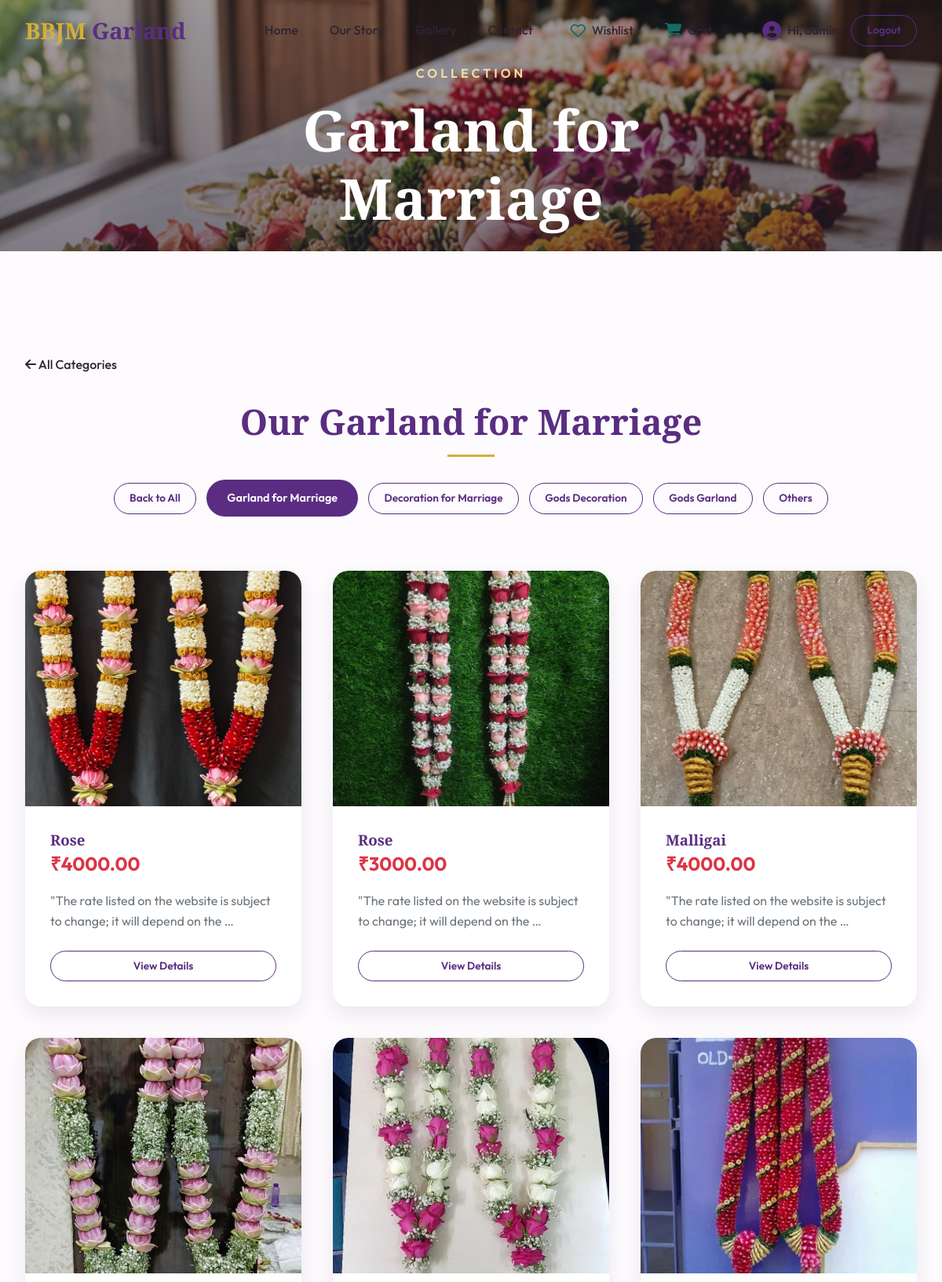
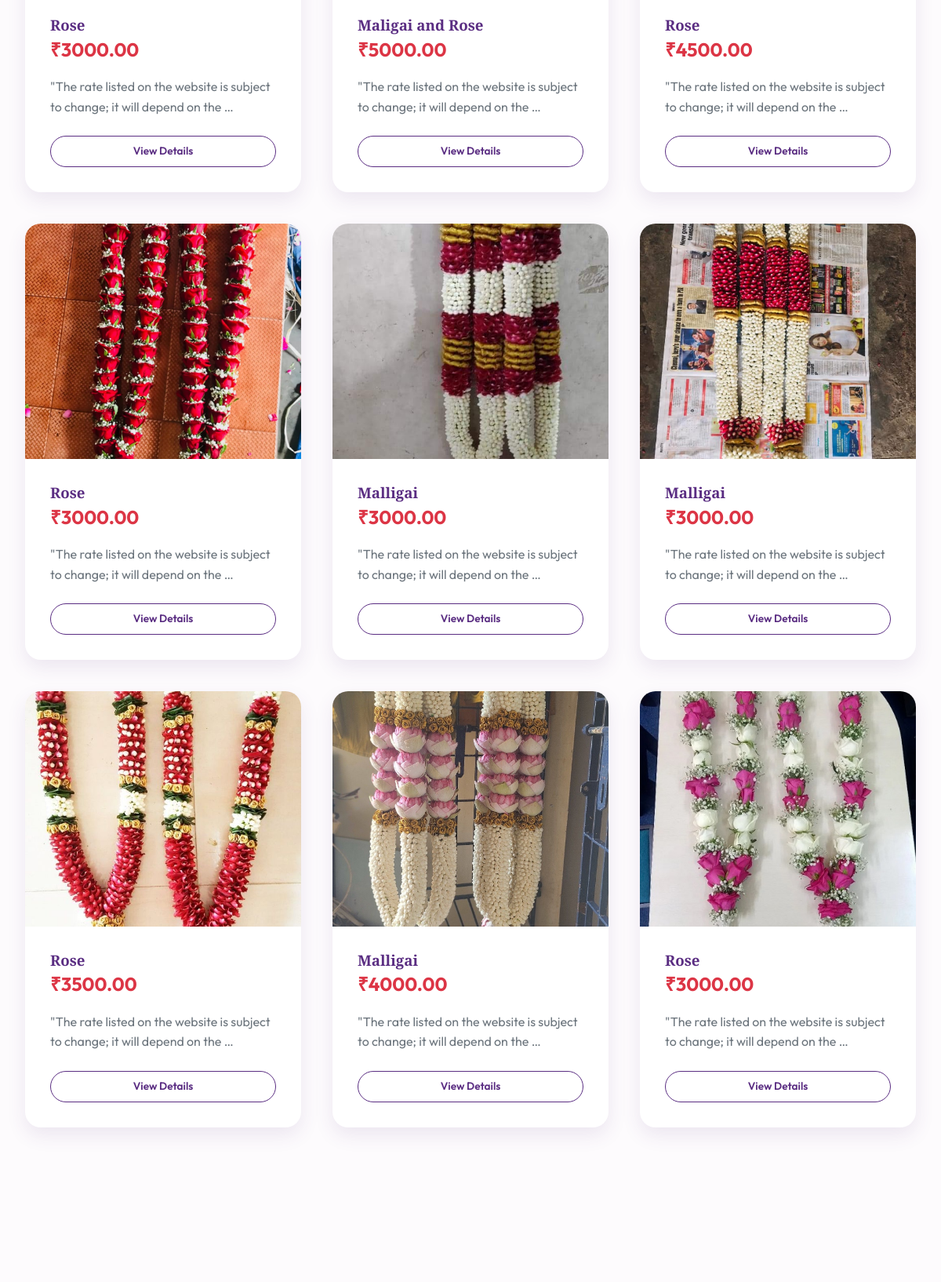
Screenshot of /category/garland/ (signed in, upper part) with the database file from the repository (2 pictures, top to bottom).
### app/models.py (models this page shows, shortened)
class Post(models.Model):
    CATEGORY_CHOICES = [
        ('garland', 'Garland for Marriage'),
        ('marriage', 'Decoration for Marriage'),
        ('gods', 'Gods Decoration'),
        ('gods_decoration', 'Gods Garland '),
        ('others', 'Others'),
    ]
    title = models.CharField(max_length=200)
    description = models.TextField()
    image = models.ImageField(upload_to='garlands/')
    category = models.CharField(max_length=20, choices=CATEGORY_CHOICES, default='garland')
    price = models.DecimalField(max_digits=10, decimal_places=2, default=0.00)
    created_at = models.DateTimeField(auto_now_add=True)

### app/views.py (the view)
# urls.py: path('category/<str:category>/', views.category_page, name='category_page'),
@login_required(login_url='login')
def category_page(request, category):
    posts = Post.objects.filter(category=category)
    category_choices = dict(Post.CATEGORY_CHOICES)
    category_name = category_choices.get(category, category)
    categories = Post.CATEGORY_CHOICES
    return render(request, 'user_page/category_page.html', {
        'posts': posts,
        'category': category,
        'category_name': category_name,
        'categories': categories,
    })

### app/context_processors.py (called while the page is built)
def user_orders(request):
    if request.user.is_authenticated:
        orders = Order.objects.filter(user=request.user).order_by('-created_at')
        return {'user_orders': orders}
    return {'user_orders': []}

### app/templates/user_page/category_page.html (shortened to what this page needs)
{% extends 'base.html' %}
{% load static %}
{% block content %}
<section class="hero" style="height: 40vh; min-height: 300px; clip-path: none;">
    <div class="hero-content">
        <span class="hero-subtitle">Collection</span>
        <h1>{{ category_name }}</h1>
    </div>
</section>
<section class="section-padding">
    <div class="container">
        <div class="breadcrumb" style="margin-bottom: 2rem;">
            <a href="{% url 'user_posts' %}#gallery" class="nav-link"><i class="fas fa-arrow-left"></i> All Categories</a>
        </div>
        <div class="section-header">
            <h2 class="section-title">Our {{ category_name }}</h2>
            <div class="filters" style="margin-top: 1.5rem;">
                <a href="{% url 'user_posts' %}#gallery" class="btn btn-outline-sm" style="margin: 5px;">Back to All</a>
                {% for cat_value, cat_name in categories %}
                    {% if cat_value == category %}
                        <a href="{% url 'category_page' cat_value %}#gallery" class="btn btn-primary-sm" style="margin: 5px;">{{ cat_name }}</a>
                    {% else %}
                        <a href="{% url 'category_page' cat_value %}#gallery" class="btn btn-outline-sm" style="margin: 5px;">{{ cat_name }}</a>
                    {% endif %}
                {% endfor %}
            </div>
        </div>
        {% if posts %}
        <div class="gallery-grid">
            {% for post in posts %}
            <article class="card">
                <div class="card-img-wrapper">
                    {% if post.image %}
                        <img src="{{ post.image.url }}" alt="{{ post.title }}">
                    {% else %}
                        <img src="https://images.unsplash.com/photo-1526047932273-341f2a7631f9?w=500" alt="Garland Placeholder">
                    {% endif %}
                </div>
                <div class="card-body">
                    <h3>{{ post.title }}</h3>
                    <p class="card-price">₹{{ post.price }}</p>
                    <p style="color: var(--text-muted); margin-bottom: 1.5rem;">{{ post.description|truncatewords:15 }}</p>
                    <a href="{% url 'post_detail' post.id %}" class="btn btn-outline-sm" style="width: 100%;">View Details</a>
                </div>
            </article>
            {% endfor %}
        </div>
        {% else %}
        <div style="text-align: center; padding: 4rem 0;">
            <i class="fas fa-cloud-sun" style="font-size: 3rem; color: var(--accent-soft); margin-bottom: 1.5rem;"></i>
            <p>We are currently designing new {{ category_name }} options. Please check back later!</p>
        </div>
        {% endif %}
    </div>
</section>
{% endblock %}

### app/templates/base.html (shortened to what this page needs)
{% load static %}
<!DOCTYPE html>
<html lang="en">
<head>
    <link rel="stylesheet" href="https://cdnjs.cloudflare.com/ajax/libs/font-awesome/6.4.0/css/all.min.css">
    <link rel="stylesheet" href="{% static 'css/style.css' %}?v={% now 'U' %}">
</head>
<body>
    <header class="main-header">
        <nav class="glass-nav">
            <div class="nav-container">
                <a href="{% url 'user_posts' %}" class="logo">
                    <span class="logo-accent">BBJM</span> Garland
                </a>
                <ul class="nav-links">
                    <li><a href="{% url 'user_posts' %}#home" class="nav-link">Home</a></li>
                    <li><a href="{% url 'user_posts' %}#about" class="nav-link">Our Story</a></li>
                    <li><a href="{% url 'user_posts' %}#gallery" class="nav-link">Gallery</a></li>
                    <li><a href="{% url 'user_posts' %}#contact" class="nav-link">Contact</a></li>
                    <li class="nav-icons-group">
                        <a href="#" class="nav-icon-wrapper" onclick="openSidebar('wishlistSidebar'); return false;">
                            <i class="fa-regular fa-heart icon-img" style="color: #146c67;"></i>
                            <span class="icon-label">Wishlist</span>
                        </a>
                        <a href="#" class="nav-icon-wrapper" onclick="openSidebar('cartSidebar'); return false;">
                            <i class="fa-solid fa-cart-shopping icon-img" style="color: #146c67;"></i>
                            <span class="icon-label">Cart</span>
                        </a>
                    </li>
                    {% if user.is_authenticated %}
                    <li class="user-info" style="display: flex; align-items: center; gap: 0.5rem; margin-left: 1rem;">
                        <a href="#" onclick="openSidebar('userProfileSidebar'); return false;" style="display: flex; align-items: center; gap: 0.5rem; text-decoration: none; color: inherit;">
                            <i class="fa-solid fa-circle-user" style="font-size: 1.5rem; color: var(--primary);"></i>
                            <span class="welcome-text" style="font-weight: 600; font-size: 0.95rem;">Hi, {{ user.username }}</span>
                        </a>
                        <a href="{% url 'logout' %}" class="btn btn-outline-sm" style="margin-left: 0.5rem;">Logout</a>
                    </li>
                    {% else %}
                    <li style="margin-left: 1rem;"><a href="{% url 'login' %}" class="btn btn-primary-sm">Login</a></li>
                    {% endif %}
                </ul>
            </div>
        </nav>
    </header>
    <main>
        {% block content %}{% endblock %}
    </main>
</body>
</html>

### app/static/css/style.css (style rules this page uses)
:root { --primary: #5a2d82; --primary-light: #7b4397; --accent: #d4af37; --accent-soft: #f4e1a1; --secondary: #dc3545; --bg-light: #fdfbfd; --text-dark: #2d2433; --text-muted: #6c757d; --glass-bg: rgba(255, 255, 255, 0.85); --glass-border: rgba(255, 255, 255, 0.3); --shadow-sm: 0 4px 6px rgba(0, 0, 0, 0.05); --shadow-md: 0 10px 25px rgba(90, 45, 130, 0.1); --shadow-lg: 0 20px 40px rgba(0, 0, 0, 0.15); --radius-sm: 8px; --radius-md: 12px; --radius-lg: 20px; --font-heading: 'Playfair Display', serif; --font-body: 'Outfit', sans-serif; }
* { margin: 0; padding: 0; box-sizing: border-box; }
html { scroll-behavior: smooth; }
body { font-family: var(--font-body); background-color: var(--bg-light); color: var(--text-dark); line-height: 1.6; overflow-x: hidden; }
h1, h2, h3, h4 { font-family: var(--font-heading); color: var(--primary); line-height: 1.2; }
a { transition: all 0.3s ease; text-decoration: none; }
.glass-nav { position: fixed; top: 0; left: 0; width: 100%; z-index: 1000; padding: 1rem 0; transition: all 0.4s ease; border-bottom: 1px solid transparent; }
.nav-container { max-width: 1200px; margin: 0 auto; padding: 0 2rem; display: flex; justify-content: space-between; align-items: center; }
.logo { font-size: 1.8rem; font-weight: 700; color: var(--primary); font-family: var(--font-heading); }
.logo-accent { color: var(--accent); }
.nav-links { display: flex; list-style: none; align-items: center; gap: 2.5rem; }
.nav-link { color: var(--text-dark); font-weight: 500; position: relative; padding: 0.5rem 0; }
.nav-link::after { content: ''; position: absolute; bottom: 0; left: 0; width: 0; height: 2px; background: var(--accent); transition: width 0.3s ease; }
.nav-icons-group { display: flex; align-items: center; gap: 1.5rem; }
.nav-icon-wrapper { position: relative; display: flex; flex-direction: row; align-items: center; gap: 0.5rem; color: var(--text-dark); text-decoration: none; transition: transform 0.3s ease; padding: 0.5rem; white-space: nowrap; }
.nav-icon-wrapper .icon-img { font-size: 1.2rem; color: var(--text-dark); }
.nav-icon-wrapper .icon-label { font-size: 0.95rem; font-weight: 500; }
.hero { height: 70vh; min-height: 500px; background: linear-gradient(rgba(45, 36, 51, 0.4), rgba(45, 36, 51, 0.6)), url('assets/hero_bg.png') no-repeat center center/cover; display: flex; align-items: center; justify-content: center; text-align: center; color: white; padding-top: 80px; margin-bottom: 2rem; }
.hero-content { max-width: 800px; padding: 0 2rem; }
.hero-subtitle { font-family: var(--font-body); font-weight: 600; letter-spacing: 4px; text-transform: uppercase; color: var(--accent-soft); margin-bottom: 1rem; display: block; animation: fadeInUp 0.8s ease-out; }
.hero h1 { font-size: clamp(2.5rem, 8vw, 4.5rem); color: white; margin-bottom: 1.5rem; animation: fadeInUp 1s ease-out 0.2s both; }
.btn { display: inline-block; padding: 1rem 2.5rem; border-radius: 50px; font-weight: 600; text-align: center; cursor: pointer; border: 2px solid transparent; }
.btn-primary-sm { padding: 0.6rem 1.5rem; background: var(--primary); color: white; border-radius: 50px; font-size: 0.9rem; }
.btn-outline-sm { padding: 0.5rem 1.2rem; border: 1px solid var(--primary); color: var(--primary); border-radius: 50px; font-size: 0.85rem; }
.section-padding { padding: 100px 0; }
.container { max-width: 1200px; margin: 0 auto; padding: 0 2rem; }
.section-header { text-align: center; margin-bottom: 4rem; }
.section-title { font-size: 2.8rem; margin-bottom: 1rem; }
.section-title::after { content: ''; display: block; width: 60px; height: 3px; background: var(--accent); margin: 1rem auto; }
.gallery-grid { display: grid; grid-template-columns: repeat(auto-fill, minmax(350px, 1fr)); gap: 2.5rem; }
.card { background: white; border-radius: var(--radius-lg); overflow: hidden; box-shadow: var(--shadow-md); transition: all 0.4s cubic-bezier(0.175, 0.885, 0.32, 1.275); }
.card-img-wrapper { position: relative; height: 300px; overflow: hidden; }
.card-img-wrapper img { width: 100%; height: 100%; object-fit: cover; transition: transform 0.6s ease; }
.card-body { padding: 2rem; }
.card-price { font-size: 1.5rem; font-weight: 700; color: var(--secondary); margin-bottom: 1rem; }

### rows the page displays
Post: image (picture), title "Rose", price "4000.00", description "\"The rate listed on the website is subject to change; it will depend on the …"
Post: image (picture), title "Rose", price "3000.00", description "\"The rate listed on the website is subject to change; it will depend on the …"
Post: image (picture), title "Malligai", price "4000.00", description "\"The rate listed on the website is subject to change; it will depend on the …"
Post: image (picture), title "Rose", price "3000.00", description "\"The rate listed on the website is subject to change; it will depend on the …"
Post: image (picture), title "Maligai and Rose", price "5000.00", description "\"The rate listed on the website is subject to change; it will depend on the …"
Post: image (picture), title "Rose", price "4500.00", description "\"The rate listed on the website is subject to change; it will depend on the …"
Post: image (picture), title "Rose", price "3000.00", description "\"The rate listed on the website is subject to change; it will depend on the …"
Post: image (picture), title "Malligai", price "3000.00", description "\"The rate listed on the website is subject to change; it will depend on the …"
Post: image (picture), title "Malligai", price "3000.00", description "\"The rate listed on the website is subject to change; it will depend on the …"
Post: image (picture), title "Rose", price "3500.00", description "\"The rate listed on the website is subject to change; it will depend on the …"
Post: image (picture), title "Malligai", price "4000.00", description "\"The rate listed on the website is subject to change; it will depend on the …"
Post: image (picture), title "Rose", price "3000.00", description "\"The rate listed on the website is subject to change; it will depend on the …"

### other values shown
{{ user.username }} "admin"
{{ category_name }} "Garland for Marriage"
{{ cat_name }} "Garland for Marriage"
{{ cat_name }} "Decoration for Marriage" "Gods Decoration" "Gods Garland" "Others"
